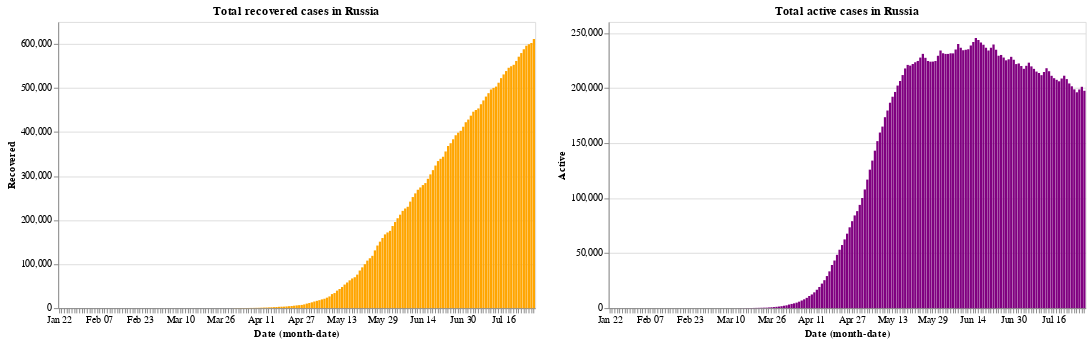

Here is the notebook cell this chart was saved with:
### Code cell
base.encode(y='Recovered', color=orange).properties(title='Total recovered cases in Russia')| base.encode(y='Active', color=purple).properties(title='Total active cases in Russia')

### Figure 1 — Vega-Lite specification as saved in the notebook (floating-point values rounded to 4 significant figures; data arrays with more than 128 entries replaced by an {"elided": "..."} marker saying what was removed)
{"config": {"view": {"continuousWidth": 400, "continuousHeight": 300}}, "hconcat": [{"mark": "bar", "encoding": {"color": {"value": "orange"}, "x": {"type": "ordinal", "field": "Date", "timeUnit": "monthdate"}, "y": {"type": "quantitative", "field": "Recovered"}}, "title": "Total recovered cases in Russia", "width": 500}, {"mark": "bar", "encoding": {"color": {"value": "purple"}, "x": {"type": "ordinal", "field": "Date", "timeUnit": "monthdate"}, "y": {"type": "quantitative", "field": "Active"}}, "title": "Total active cases in Russia", "width": 500}], "data": {"name": "data-34bd7a0f77ae1f9dcb39a40f2428ef35"}, "$schema": "https://vega.github.io/schema/vega-lite/v4.8.1.json", "datasets": {"data-34bd7a0f77ae1f9dcb39a40f2428ef35": {"elided": "189 records"}}}
